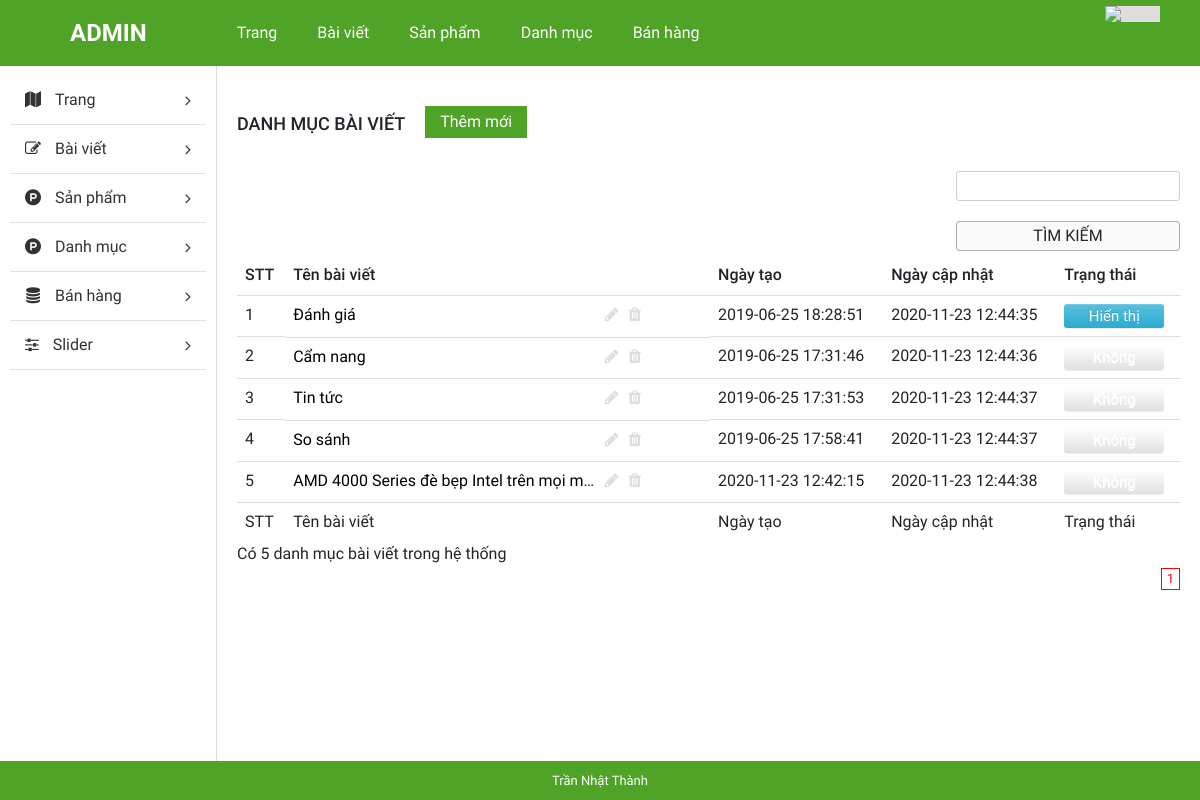
Page /WorldLap/admin/index.php?mod=post_cat&act=main (signed in) on the committed database.
### tables this page shows
CREATE TABLE `post_cat` (
  `cat_id` int(11) NOT NULL,
  `post_name` varchar(100) NOT NULL,
  `created_at` timestamp NOT NULL DEFAULT current_timestamp(),
  `updated_at` timestamp NULL DEFAULT current_timestamp() ON UPDATE current_timestamp(),
  `status` tinyint(4) NOT NULL DEFAULT 0
);

### WorldLap/admin/db/database.php (called while the page is built, shortened)
<?php
function db_query($query_string) {
    global $conn;
    $result = mysqli_query($conn, $query_string);
    return $result;
}
function db_fetch_array($query_string) {
    $result = array();
    $mysqli_result = db_query($query_string);
    while ($row = mysqli_fetch_assoc($mysqli_result)) {
        $result[] = $row;
    }
    return $result;
}
function db_num_rows($query_string) {
    $mysqli_result = db_query($query_string);
    return mysqli_num_rows($mysqli_result);
}
?>

### WorldLap/admin/lib/cat.php (called while the page is built, shortened)
<?php
function get_post_cat($start, $num_per_page) {
    $result = db_fetch_array("SELECT * FROM `post_cat` where status != 2 LIMIT {$start}, {$num_per_page}");
    return $result;
}
?>

### WorldLap/admin/modules/post_cat/main.php (the view, shortened to what this page needs)
<?php
$sql = "SELECT * FROM `post_cat` where status != 2";
$result = mysqli_query($conn, $sql);
$num_rows = mysqli_num_rows($result);
$number_rows = db_num_rows("SELECT * FROM `post_cat` where status != 2");
$num_per_page = 6;
$total_row = $number_rows;
$num_page = ceil($total_row / $num_per_page);
$page = isset($_GET['page']) ? (int) $_GET['page'] : 1;
$start = ($page - 1) * $num_per_page;
$list_cat = get_post_cat($start, $num_per_page);
?>
<div id="main-content-wp" class="list-cat-page">
    <div class="wrap clearfix">
        <div id="content" class="fl-right">
            <div class="section" id="title-page">
                <div class="clearfix">
                    <h3 id="index" class="fl-left">Danh mục bài viết</h3>
                    <a href="?mod=post_cat&act=add" title="" id="add-new" class="fl-left">Thêm mới</a>
                </div>
            </div>
            <div class="section" id="detail-page">
                <div class="section-detail">
                    <div class="filter-wp clearfix">
                        <form method="post" class="form-s fl-right" action="?mod=search&act=search_post_cat">
                            <input type="text" name="keyword" id="s">
                            <input type="submit" name="btn_search" value="Tìm kiếm">
                        </form>
                    </div>
                    <?php
                    if (!empty($list_cat)) {
                        ?>
                        <div class="table-responsive">
                            <table class="table list-table-wp">
                                <thead>
                                    <tr>
                                        <td><span class="thead-text">STT</span></td>
                                        <td><span class="thead-text">Tên bài viết</span></td>
                                        <td><span class="thead-text">Ngày tạo</span></td>
                                        <td><span class="thead-text">Ngày cập nhật</span></td>
                                        <td><span class="thead-text">Trạng thái</span></td>
                                    </tr>
                                </thead>
                                <tbody>
                                    <?php
                                    $temp = $start;
                                    foreach ($list_cat as $cat) {
                                        $temp++;
                                        ?>
                                        <tr>
                                            <td><span class="tbody-text"><?php echo $temp; ?></h3></span>
                                            <td class="clearfix">
                                                <div class="tb-title fl-left">
                                                    <a href="" title=""><?php echo $cat['post_name']; ?></a>
                                                </div>
                                                <ul class="list-operation fl-right">
                                                    <li><a href="<?php echo $cat['url_update']; ?>" title="Sửa" class="edit"><i class="fa fa-pencil" aria-hidden="true"></i></a></li>
                                                    <li><a href="<?php echo $cat['url_delete']; ?>" title="Xóa" onclick="return confirmAction_post_cat()" class="delete"><i class="fa fa-trash" aria-hidden="true"></i></a></li>
                                                </ul>
                                            </td>
                                            <td><span class="tbody-text"><?php echo $cat['created_at']; ?></span></td>
                                            <td><span class="tbody-text"><?php echo $cat['updated_at']; ?></span></td>
                                            <td>
                                                <span class="tbody-text">
                                                    <?php
                                                    if ($cat['status'] == 1) {
                                                        ?>
                                                        <a href="?mod=post_cat&act=error_action&cat_id=<?php echo $cat['cat_id'] ?>" class="btn btn-xs btn-info">Hiển thị</a>
                                                        <?php
                                                    } else if ($cat['status'] == 0) {
                                                        ?>
                                                        <a href="?mod=post_cat&act=error_action&cat_id=<?php echo $cat['cat_id'] ?>" class="btn btn-xs btn-default">Không</a>
                                                        <?php
                                                    }
                                                    ?>
                                                </span>
                                            </td>
                                        </tr>
                                        <?php
                                    }
                                    ?>
                                </tbody>
                                <tfoot>
                                    <tr>
                                        <td><span class="thead-text">STT</span></td>
                                        <td><span class="thead-text">Tên bài viết</span></td>
                                        <td><span class="thead-text">Ngày tạo</span></td>
                                        <td><span class="thead-text">Ngày cập nhật</span></td>
                                        <td><span class="thead-text">Trạng thái</span></td>
                                    </tr>
                                </tfoot>
                            </table>
                        </div>
                        <?php
                    }
                    ?>
                </div>
                <p class="num_rows">Có <?php echo $num_rows; ?> danh mục bài viết trong hệ thống</p>
            </div>
            <div class="section" id="paging-wp">
                <div class="section-detail clearfix">
                    <ul id="list-paging" class="fl-right">
                        <?php
                        echo get_pagging($num_page, $page, "?mod=post_cat&act=main");
                        ?>
                    </ul>
                </div>
            </div>
        </div>
    </div>
</div>

### WorldLap/admin/public/css/import/global.css (style rules this page uses)
body { font-family: "Roboto Regular"; font-size: 14px; line-height: 24px; color: #333; }
.fl-left { float: left; }
.fl-right { float: right; }
ul li { list-style: none!important; }
a { text-decoration: none!important; }

### WorldLap/admin/public/css/import/list_post.css (style rules this page uses)
#content { width: 82%; border-left: 1px solid #ddd; padding: 20px; }
#add-new { display: inline-block; color: #fff; background: #4fa327; padding: 4px 15px; margin: 20px; }
#index { font-family: 'Roboto Medium'; font-weight: normal; text-transform: uppercase; font-size: 18px; padding: 24px 0px; }
.list-table-wp thead tr td { font-family: 'Roboto Medium'; font-weight: normal; }
.list-operation li { float: left; }
.list-operation li a { display: block; padding: 0px 5px; color: #ddd; }
.tb-title { width: 75%; display: -webkit-box; -webkit-line-clamp: 1; -moz-line-clamp: 1; -o-line-clamp: 1; -webkit-box-orient: vertical; -moz-box-orient: vertical; -o-box-orient: vertical; max-height: 100%; overflow: hidden; }
.list-operation { width: 25%; }
.filter-wp { margin-bottom: 5px;margin-top: 10px; }
.form-s input[type="text"], .form-actions select { border-radius: 3px; border: 1px solid #ccc; padding: 2px 10px; }
.form-s input[type="submit"], .form-actions input[type="submit"] { border-radius: 3px; border: 1px solid #afafaf; padding: 2px 15px; background: #fafafa; }
.btn-info { text-align: center; display: block; width: 70px!important; padding: 1px 5px; font-size: 12px; line-height: 1.5; border-radius: 3px; color: #fff; background-color: #5bc0de; border-color: #46b8da; font-size: 15px; }
.btn-xs { text-align: center; display: block; width: 100px!important; padding: 1px 5px; font-size: 12px; line-height: 1.5; border-radius: 3px; font-size: 15px; color: #fff; }

### WorldLap/admin/public/css/import/update.css (style rules this page uses)
input { display: block; margin-bottom : 10px; }
input[type='text'], input[type='password'], input[type='email'] { padding: 5px 10px; border: 1px solid #dedede; width: 100%; }
input[type='submit'] { margin-top: 20px; display: block; padding: 9px 10px; text-align: center; background: #4fa327; border: none; width: 100%; text-transform: uppercase; cursor: pointer; }

### WorldLap/admin/public/css/import/detail_order.css (style rules this page uses)
.table { margin-bottom: 0!important; }

### rows in the picture
post_cat: post_name "Đánh giá", created_at "2019-06-25 18:28:51", updated_at "2020-11-23 12:44:35"
post_cat: post_name "Cẩm nang", created_at "2019-06-25 17:31:46", updated_at "2020-11-23 12:44:36"
post_cat: post_name "Tin tức", created_at "2019-06-25 17:31:53", updated_at "2020-11-23 12:44:37"
post_cat: post_name "So sánh", created_at "2019-06-25 17:58:41", updated_at "2020-11-23 12:44:37"
post_cat: post_name "AMD 4000 Series đè bẹp Intel trên mọi…", created_at "2020-11-23 12:42:15", updated_at "2020-11-23 12:44:38"

### other values in the picture
$num_rows "5"
